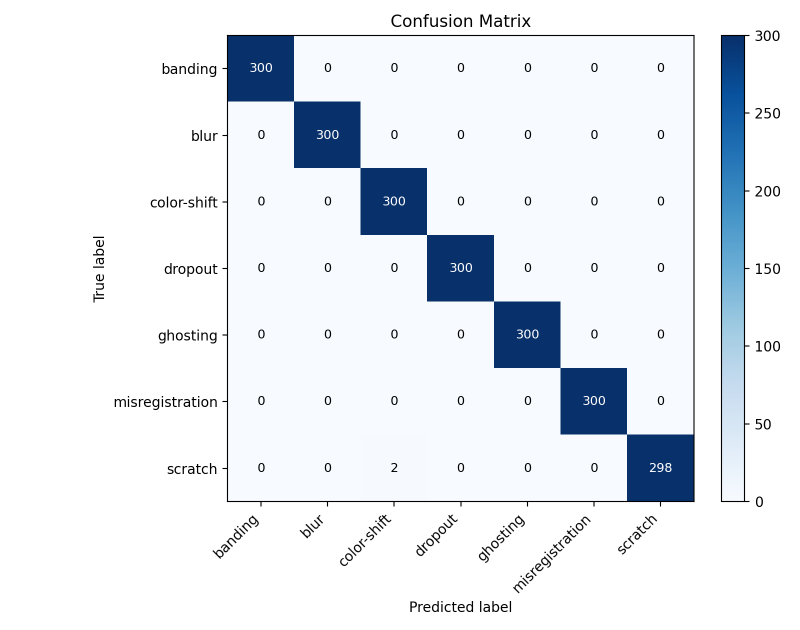
#> input picture model/Stratified Sample Split/visualisation/cm_heatmap_Test_Set.png, 1600 x 1260 px (shown at 1/2 size)
$ python -i color_shift.py   (imports and definitions only)   (older library calls are emulated)
#> lines starting #> are read from the running program, lines starting #| are printed output that depends on the picture; after the words box and inside, x2 and y2 are one past the last pixel; in counts of white or black regions, pixels touching at a corner belong together
#> further down, picture is the input picture: shape (1260, 1600, 3); mean B, G, R 240.8, 235, 230.1
import cv2, numpy as np, random

MIN_FRAC = 0.005   # 0.5%
MAX_FRAC = 0.12    # 12%

def _set_seed(seed):
    if seed is not None:
        random.seed(seed); np.random.seed(seed)

def _pick_seed(gray):
    h, w = gray.shape
    lap = cv2.Laplacian(gray, cv2.CV_32F, ksize=3)
    score = np.abs(lap)
    th = np.quantile(score, 0.35)
    ys, xs = np.where(score <= th)
    if len(xs) == 0:
        return w//2, h//2
    i = random.randrange(len(xs))
    return int(xs[i]), int(ys[i])

def _area_ok(mask):
    a = float((mask>0).sum()) / (mask.shape[0]*mask.shape[1] + 1e-6)
    return (a >= MIN_FRAC) and (a <= MAX_FRAC), a

def _soft(mask_u8, k=3, sigma=0):
    if k<=1: return mask_u8
    return cv2.GaussianBlur(mask_u8, (k|1, k|1), sigma)

def color_shift(img, seed=None):
    _set_seed(seed)
    h, w = img.shape[:2]
#> h = 1260; w = 1600

    # Auto downscale: floodFill on a smaller image if >~1.2MP, then upsample the mask
    DOWNSCALE = 2 if (h*w > 1200*1000) else 1
#> DOWNSCALE = 2
    small = cv2.resize(img, (w//DOWNSCALE, h//DOWNSCALE), interpolation=cv2.INTER_AREA) if DOWNSCALE>1 else img
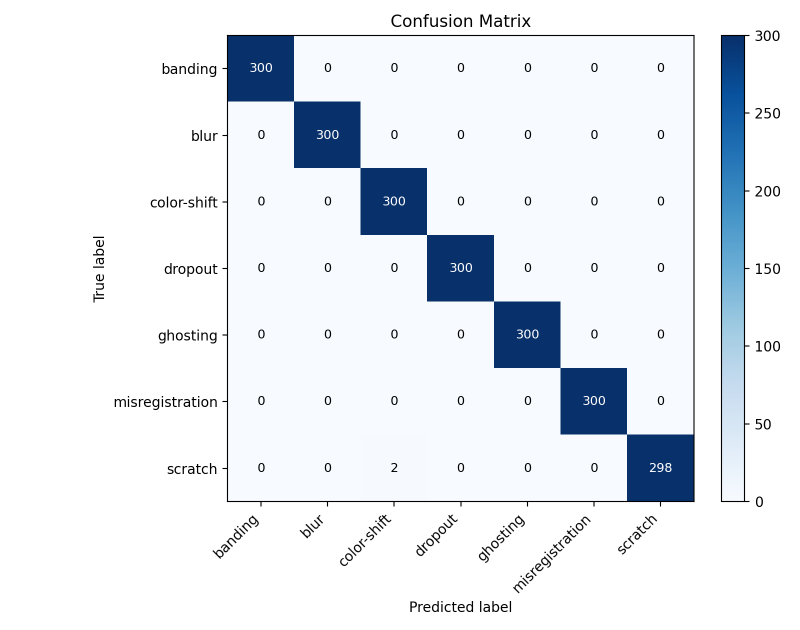
#> small: shape (630, 800, 3); mean B, G, R 240.8, 235, 230.1

    # Lab & seed
    lab_small = cv2.cvtColor(small, cv2.COLOR_BGR2LAB)
#> lab_small: shape (630, 800, 3); mean of channels 0, 1, 2 235.5, 128.3, 124.5
    gray_small = cv2.cvtColor(small, cv2.COLOR_BGR2GRAY)
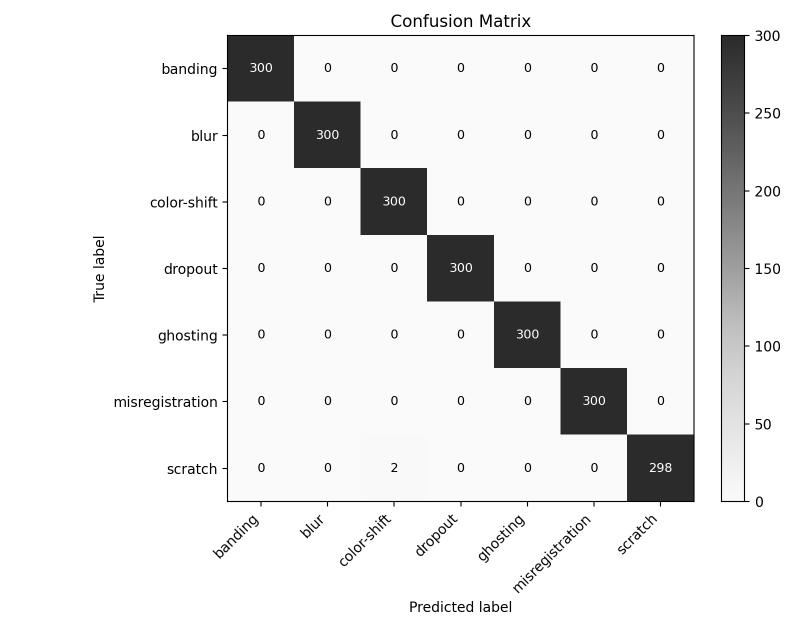
#> gray_small: shape (630, 800); min 0, max 255, mean 234.1
    sx, sy = _pick_seed(gray_small)
#> in _pick_seed, `lap = cv2.Laplacian(gray, cv2.CV_32F, ksize=3)`:
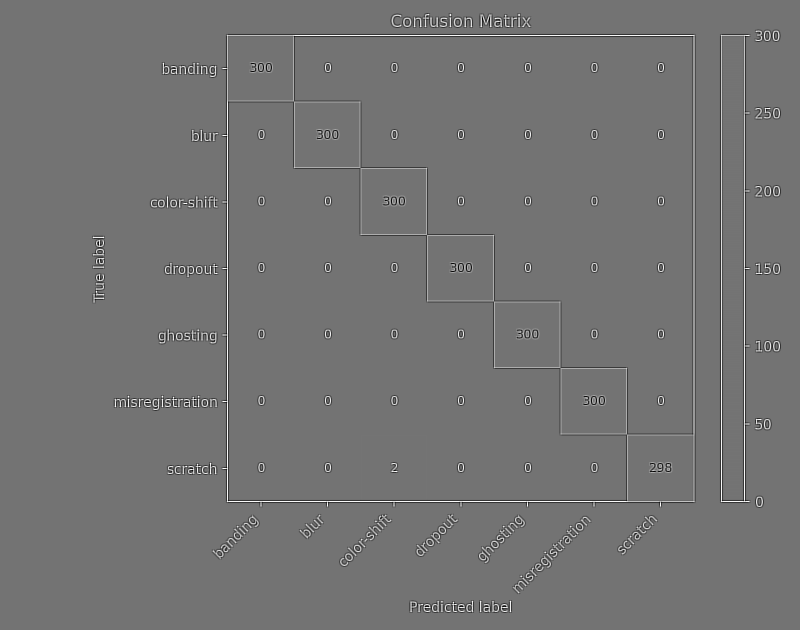
#> lap: shape (630, 800) float32; min -1662, max 1994, mean 0; drawn with min black and max white
#> in _pick_seed, `score = np.abs(lap)`:
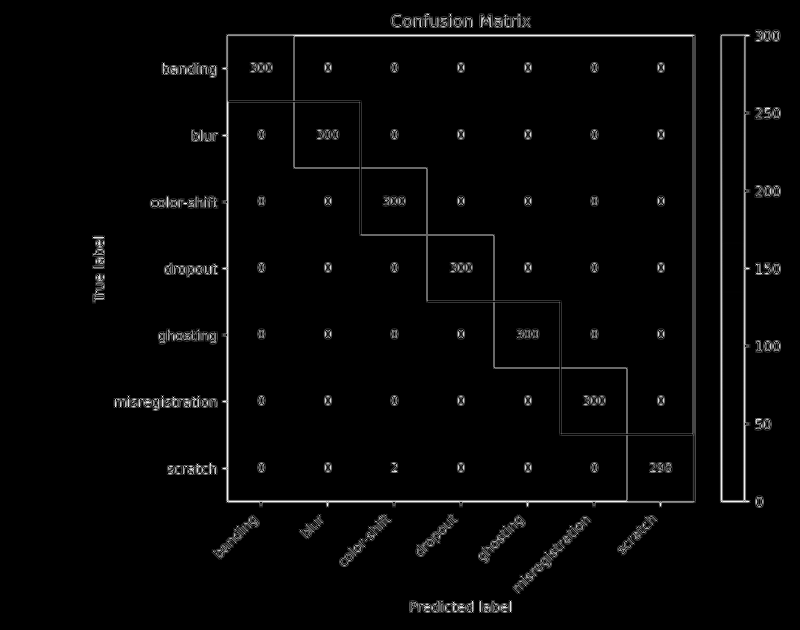
#> score: shape (630, 800) float32; min 0, max 1994, mean 45.4; drawn with min black and max white
#> in _pick_seed, `th = np.quantile(score, 0.35)`: th = 0
#> in _pick_seed, `i = random.randrange(len(xs))`: i = 442720
#> sx = 7; sy = 610

    mask = np.zeros((lab_small.shape[0]+2, lab_small.shape[1]+2), np.uint8)

    # One of three common casts (modify a*/b*; L* only slightly perturbed)
    mode = random.choice(["yellow","magenta","cyan"])
    # Initial tolerance (Lab channels): a*/b* mainly control area
    lo = (6, 6, 6); hi = (6, 6, 6)

    # Adaptive tolerance: up to 6 tries to push area into [MIN_FRAC, MAX_FRAC]
    filled_ok = False
    for _ in range(6):
        mask[:] = 0
        flags = (4 | cv2.FLOODFILL_FIXED_RANGE | cv2.FLOODFILL_MASK_ONLY)
        # floodFill requires newVal; with MASK_ONLY the image is not changed
        _ = cv2.floodFill(lab_small, mask, (sx, sy), newVal=(0,0,0),
                          loDiff=lo, upDiff=hi, flags=flags)
        m_small = (mask[1:-1, 1:-1] > 0).astype(np.uint8)*255
        ok, frac = _area_ok(m_small)
        if ok:
            filled_ok = True
            break
        # Too small -> enlarge tol; too big -> shrink
        scale = 1.35 if frac < MIN_FRAC else 0.75
        lo = tuple(max(1, int(v*scale)) for v in lo)
        hi = tuple(max(1, int(v*scale)) for v in hi)
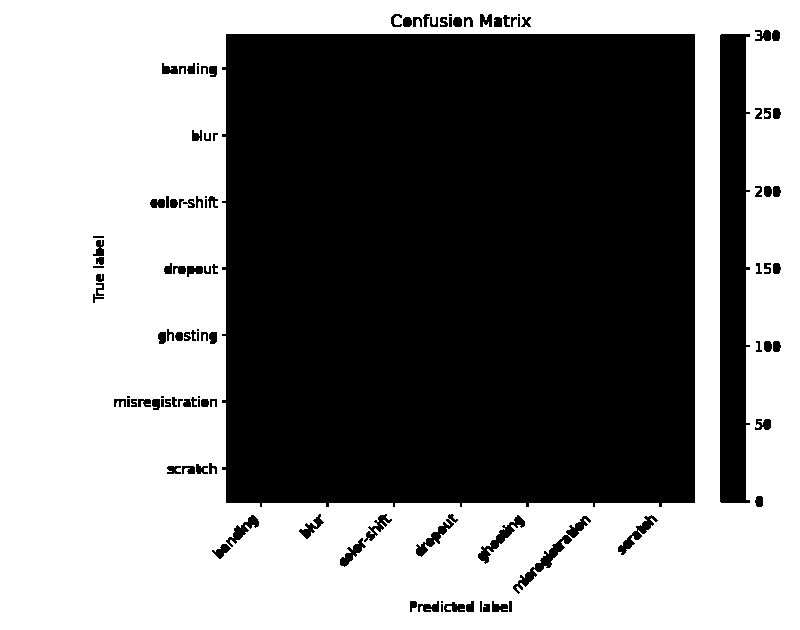
#> m_small: shape (630, 800); 52.1% white; 115 black regions (14 under 20 px), largest, box (x1, y1, x2, y2) and area: (222, 34, 695, 507) 220105, (720, 34, 750, 503) 12260, (513, 516, 591, 594) 837
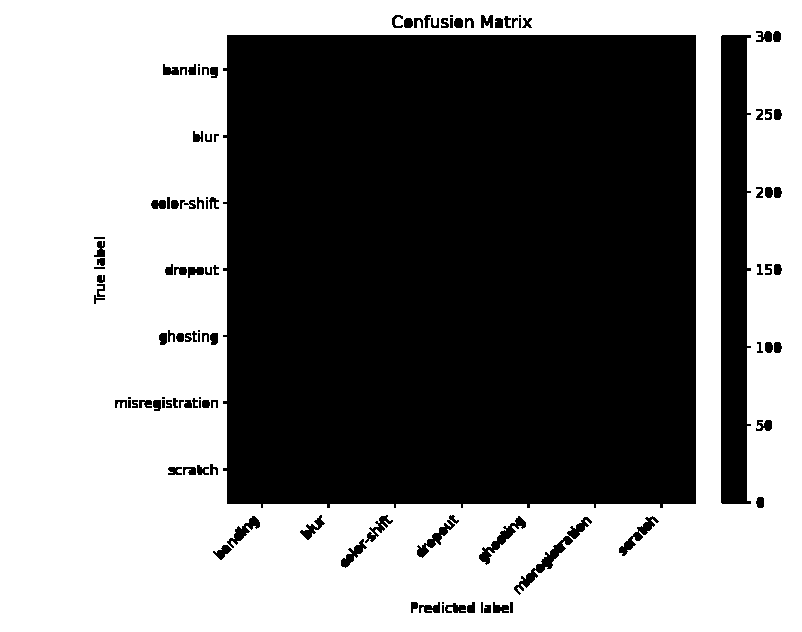
#> mask: shape (632, 802); values 0 (black) and 1 (white), 52.4% white; 115 black regions (14 under 20 px), largest, box (x1, y1, x2, y2) and area: (223, 35, 696, 508) 220105, (721, 35, 751, 504) 12260, (514, 517, 592, 595) 837

    # Fallback tiny blob if flood fails (rare)
    if not filled_ok:
        if m_small.sum() == 0:
            m_small = np.zeros_like(m_small); cv2.circle(m_small,(sx,sy), max(4, min(h,w)//100), 255, -1)

    # Upsample mask to original size
    if DOWNSCALE>1:
        mask_u8 = cv2.resize(m_small, (w, h), interpolation=cv2.INTER_NEAREST)
#> mask_u8: shape (1260, 1600); 52.1% white; 115 black regions (6 under 20 px), largest, box (x1, y1, x2, y2) and area: (444, 68, 1390, 1014) 880420, (1440, 68, 1500, 1006) 49040, (1026, 1032, 1182, 1188) 3348
    else:
        mask_u8 = m_small

    # Smooth + morphological cleanup
    mask_u8 = _soft(mask_u8, k=5)
    mask_u8 = cv2.morphologyEx(mask_u8, cv2.MORPH_OPEN,  np.ones((3,3), np.uint8))
    mask_u8 = cv2.morphologyEx(mask_u8, cv2.MORPH_CLOSE, np.ones((5,5), np.uint8))

    # Apply cast in Lab: adjust a*/b*; L* only ±2
    lab = cv2.cvtColor(img, cv2.COLOR_BGR2LAB).astype(np.float32)
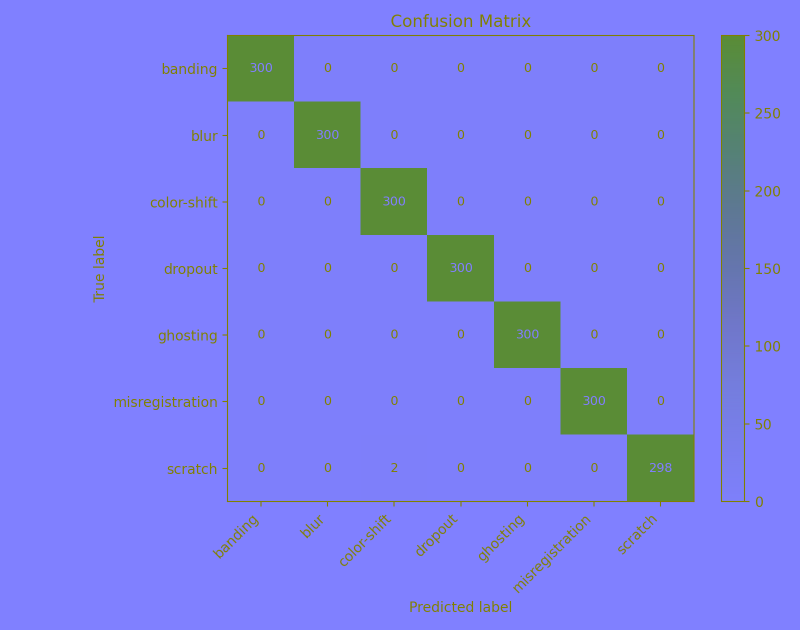
#> lab: shape (1260, 1600, 3) float32 (shown at 1/2 size); mean B, G, R 237.1, 128.9, 125.2
    m = (mask_u8.astype(np.float32)/255.0)[...,None]

    if mode == "yellow":   da, db = 0.0,  random.uniform(8,16)
    elif mode == "magenta":da, db =  random.uniform(8,16), 0.0
    else:                  da, db = -random.uniform(8,16), 0.0

    dL = random.uniform(-2.0, 2.0)  # slight illumination perturbation
    lab[...,0] = np.clip(lab[...,0] + dL*m[...,0], 0, 255)
    lab[...,1] = np.clip(lab[...,1] + da*m[...,0], 0, 255)
    lab[...,2] = np.clip(lab[...,2] + db*m[...,0], 0, 255)

    out = cv2.cvtColor(lab.astype(np.uint8), cv2.COLOR_LAB2BGR)
    return out, mask_u8, {"mode": mode, "downscale": DOWNSCALE, "tol_lo": lo, "tol_hi": hi}

>>> import cv2
>>> picture = cv2.imread('../model/Stratified Sample Split/visualisation/cm_heatmap_Test_Set.png')
>>> result = color_shift(picture)
